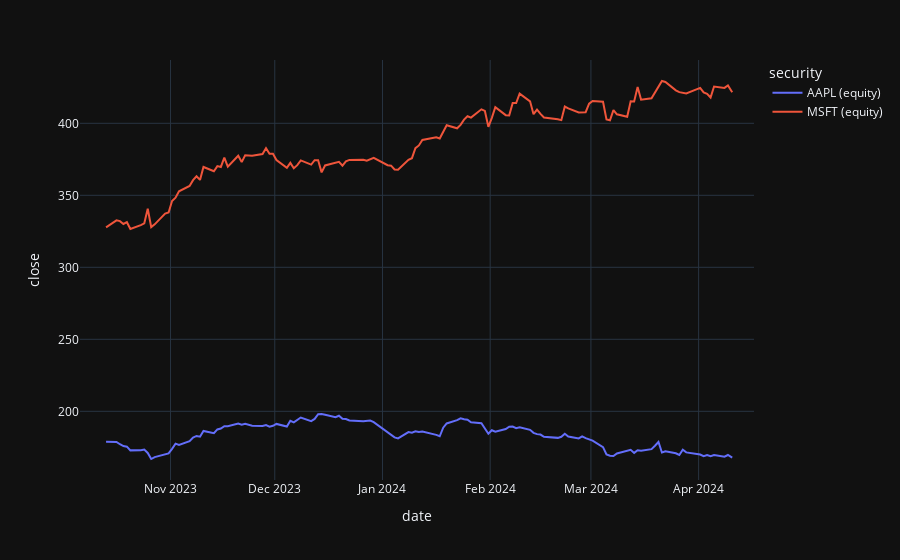

The cell this chart's notebook holds for it:
### Code cell
# graph with signals
# if signal.side == dx.Buy, up arrow (green) else down arrow (red)
# if signal.side == dx.Wait, no arrow

fig = px.line(df, y="close", color="security")
for date, signal in signals.iterrows():
    security = signal["security"]
    signal = signal["signal"]
    
    # get same row by date in df
    row = df.loc[date]
    
    if signal.side == dx.Side.BUY:
        fig.add_trace(go.Scatter(x=[date], y=[row["close"]], mode="markers", marker=dict(color="green", symbol="triangle-up", size=10), showlegend=False))
    elif signal.side == dx.Side.SELL:
        fig.add_trace(go.Scatter(x=[date], y=[row["close"]], mode="markers", marker=dict(color="red", symbol="triangle-down", size=10), showlegend=False))

fig.show()

### Figure 1 — Plotly figure (JSON) as saved in the notebook; plotly's stock layout.template omitted (floating-point values rounded to 4 significant figures)
{"data": [{"hovertemplate": "security=AAPL (equity)<br>date=%{x}<br>close=%{y}<extra></extra>", "legendgroup": "AAPL (equity)", "line": {"color": "#636efa", "dash": "solid"}, "marker": {"symbol": "circle"}, "mode": "lines", "name": "AAPL (equity)", "orientation": "v", "showlegend": true, "x": ["2023-10-13T10:30:00", "2023-10-16T10:30:00", "2023-10-17T10:30:00", "2023-10-18T10:30:00", "2023-10-19T10:30:00", "2023-10-20T10:30:00", "2023-10-23T10:30:00", "2023-10-24T10:30:00", "2023-10-25T10:30:00", "2023-10-26T10:30:00", "2023-10-27T10:30:00", "2023-10-30T10:30:00", "2023-10-31T10:30:00", "2023-11-01T10:30:00", "2023-11-02T10:30:00", "2023-11-03T10:30:00", "2023-11-06T11:30:00", "2023-11-07T11:30:00", "2023-11-08T11:30:00", "2023-11-09T11:30:00", "2023-11-10T11:30:00", "2023-11-13T11:30:00", "2023-11-14T11:30:00", "2023-11-15T11:30:00", "2023-11-16T11:30:00", "2023-11-17T11:30:00", "2023-11-20T11:30:00", "2023-11-21T11:30:00", "2023-11-22T11:30:00", "2023-11-24T11:30:00", "2023-11-27T11:30:00", "2023-11-28T11:30:00", "2023-11-29T11:30:00", "2023-11-30T11:30:00", "2023-12-01T11:30:00", "2023-12-04T11:30:00", "2023-12-05T11:30:00", "2023-12-06T11:30:00", "2023-12-07T11:30:00", "2023-12-08T11:30:00", "2023-12-11T11:30:00", "2023-12-12T11:30:00", "2023-12-13T11:30:00", "2023-12-14T11:30:00", "2023-12-15T11:30:00", "2023-12-18T11:30:00", "2023-12-19T11:30:00", "2023-12-20T11:30:00", "2023-12-21T11:30:00", "2023-12-22T11:30:00", "2023-12-26T11:30:00", "2023-12-27T11:30:00", "2023-12-28T11:30:00", "2023-12-29T11:30:00", "2024-01-02T11:30:00", "2024-01-03T11:30:00", "2024-01-04T11:30:00", "2024-01-05T11:30:00", "2024-01-08T11:30:00", "2024-01-09T11:30:00", "2024-01-10T11:30:00", "2024-01-11T11:30:00", "2024-01-12T11:30:00", "2024-01-16T11:30:00", "2024-01-17T11:30:00", "2024-01-18T11:30:00", "2024-01-19T11:30:00", "2024-01-22T11:30:00", "2024-01-23T11:30:00", "2024-01-24T11:30:00", "2024-01-25T11:30:00", "2024-01-26T11:30:00", "2024-01-29T11:30:00", "2024-01-30T11:30:00", "2024-01-31T11:30:00", "2024-02-01T11:30:00", "2024-02-02T11:30:00", "2024-02-05T11:30:00", "2024-02-06T11:30:00", "2024-02-07T11:30:00", "2024-02-08T11:30:00", "2024-02-09T11:30:00", "2024-02-12T11:30:00", "2024-02-13T11:30:00", "2024-02-14T11:30:00", "2024-02-15T11:30:00", "2024-02-16T11:30:00", "2024-02-20T11:30:00", "2024-02-21T11:30:00", "2024-02-22T11:30:00", "2024-02-23T11:30:00", "2024-02-26T11:30:00", "2024-02-27T11:30:00", "2024-02-28T11:30:00", "2024-02-29T11:30:00", "2024-03-01T11:30:00", "2024-03-04T11:30:00", "2024-03-05T11:30:00", "2024-03-06T11:30:00", "2024-03-07T11:30:00", "2024-03-08T11:30:00", "2024-03-11T10:30:00", "2024-03-12T10:30:00", "2024-03-13T10:30:00", "2024-03-14T10:30:00", "2024-03-15T10:30:00", "2024-03-18T10:30:00", "2024-03-19T10:30:00", "2024-03-20T10:30:00", "2024-03-21T10:30:00", "2024-03-22T10:30:00", "2024-03-25T10:30:00", "2024-03-26T10:30:00", "2024-03-27T10:30:00", "2024-03-28T10:30:00", "2024-04-01T10:30:00", "2024-04-02T10:30:00", "2024-04-03T10:30:00", "2024-04-04T10:30:00", "2024-04-05T10:30:00", "2024-04-08T10:30:00", "2024-04-09T10:30:00", "2024-04-10T15:55:59"], "xaxis": "x", "y": [178.9, 178.7, 177.1, 175.8, 175.5, 172.9, 173.0, 173.4, 171.1, 166.9, 168.2, 170.3, 170.8, 174.0, 177.6, 176.6, 179.2, 181.8, 182.9, 182.4, 186.4, 184.8, 187.4, 188.0, 189.7, 189.7, 191.4, 190.6, 191.3, 190.0, 189.8, 190.4, 189.4, 189.9, 191.2, 189.4, 193.4, 192.3, 194.3, 195.7, 193.2, 194.7, 198.0, 198.1, 197.6, 195.9, 196.9, 194.8, 194.7, 193.6, 193.1, 193.1, 193.6, 192.5, 185.6, 184.2, 181.9, 181.2, 185.6, 185.1, 186.2, 185.6, 185.9, 183.6, 182.7, 188.6, 191.6, 193.9, 195.2, 194.5, 194.2, 192.4, 191.7, 188.0, 184.4, 186.9, 185.9, 187.7, 189.3, 189.4, 188.3, 188.9, 187.1, 185.0, 184.1, 183.9, 182.3, 181.6, 182.3, 184.4, 182.5, 181.2, 182.6, 181.4, 180.8, 179.7, 175.1, 170.1, 169.1, 169.0, 170.7, 172.8, 173.2, 171.1, 173.0, 172.6, 173.7, 176.1, 178.7, 171.4, 172.3, 170.9, 169.7, 173.3, 171.5, 170.0, 168.8, 169.6, 168.8, 169.6, 168.4, 169.7, 167.9], "yaxis": "y", "type": "scatter"}, {"hovertemplate": "security=MSFT (equity)<br>date=%{x}<br>close=%{y}<extra></extra>", "legendgroup": "MSFT (equity)", "line": {"color": "#EF553B", "dash": "solid"}, "marker": {"symbol": "circle"}, "mode": "lines", "name": "MSFT (equity)", "orientation": "v", "showlegend": true, "x": ["2023-10-13T10:30:00", "2023-10-16T10:30:00", "2023-10-17T10:30:00", "2023-10-18T10:30:00", "2023-10-19T10:30:00", "2023-10-20T10:30:00", "2023-10-23T10:30:00", "2023-10-24T10:30:00", "2023-10-25T10:30:00", "2023-10-26T10:30:00", "2023-10-27T10:30:00", "2023-10-30T10:30:00", "2023-10-31T10:30:00", "2023-11-01T10:30:00", "2023-11-02T10:30:00", "2023-11-03T10:30:00", "2023-11-06T11:30:00", "2023-11-07T11:30:00", "2023-11-08T11:30:00", "2023-11-09T11:30:00", "2023-11-10T11:30:00", "2023-11-13T11:30:00", "2023-11-14T11:30:00", "2023-11-15T11:30:00", "2023-11-16T11:30:00", "2023-11-17T11:30:00", "2023-11-20T11:30:00", "2023-11-21T11:30:00", "2023-11-22T11:30:00", "2023-11-24T11:30:00", "2023-11-27T11:30:00", "2023-11-28T11:30:00", "2023-11-29T11:30:00", "2023-11-30T11:30:00", "2023-12-01T11:30:00", "2023-12-04T11:30:00", "2023-12-05T11:30:00", "2023-12-06T11:30:00", "2023-12-07T11:30:00", "2023-12-08T11:30:00", "2023-12-11T11:30:00", "2023-12-12T11:30:00", "2023-12-13T11:30:00", "2023-12-14T11:30:00", "2023-12-15T11:30:00", "2023-12-18T11:30:00", "2023-12-19T11:30:00", "2023-12-20T11:30:00", "2023-12-21T11:30:00", "2023-12-22T11:30:00", "2023-12-26T11:30:00", "2023-12-27T11:30:00", "2023-12-28T11:30:00", "2023-12-29T11:30:00", "2024-01-02T11:30:00", "2024-01-03T11:30:00", "2024-01-04T11:30:00", "2024-01-05T11:30:00", "2024-01-08T11:30:00", "2024-01-09T11:30:00", "2024-01-10T11:30:00", "2024-01-11T11:30:00", "2024-01-12T11:30:00", "2024-01-16T11:30:00", "2024-01-17T11:30:00", "2024-01-18T11:30:00", "2024-01-19T11:30:00", "2024-01-22T11:30:00", "2024-01-23T11:30:00", "2024-01-24T11:30:00", "2024-01-25T11:30:00", "2024-01-26T11:30:00", "2024-01-29T11:30:00", "2024-01-30T11:30:00", "2024-01-31T11:30:00", "2024-02-01T11:30:00", "2024-02-02T11:30:00", "2024-02-05T11:30:00", "2024-02-06T11:30:00", "2024-02-07T11:30:00", "2024-02-08T11:30:00", "2024-02-09T11:30:00", "2024-02-12T11:30:00", "2024-02-13T11:30:00", "2024-02-14T11:30:00", "2024-02-15T11:30:00", "2024-02-16T11:30:00", "2024-02-20T11:30:00", "2024-02-21T11:30:00", "2024-02-22T11:30:00", "2024-02-23T11:30:00", "2024-02-26T11:30:00", "2024-02-27T11:30:00", "2024-02-28T11:30:00", "2024-02-29T11:30:00", "2024-03-01T11:30:00", "2024-03-04T11:30:00", "2024-03-05T11:30:00", "2024-03-06T11:30:00", "2024-03-07T11:30:00", "2024-03-08T11:30:00", "2024-03-11T10:30:00", "2024-03-12T10:30:00", "2024-03-13T10:30:00", "2024-03-14T10:30:00", "2024-03-15T10:30:00", "2024-03-18T10:30:00", "2024-03-19T10:30:00", "2024-03-20T10:30:00", "2024-03-21T10:30:00", "2024-03-22T10:30:00", "2024-03-25T10:30:00", "2024-03-26T10:30:00", "2024-03-27T10:30:00", "2024-03-28T10:30:00", "2024-04-01T10:30:00", "2024-04-02T10:30:00", "2024-04-03T10:30:00", "2024-04-04T10:30:00", "2024-04-05T10:30:00", "2024-04-08T10:30:00", "2024-04-09T10:30:00", "2024-04-10T15:56:00"], "xaxis": "x", "y": [327.7, 332.6, 332.1, 330.1, 331.3, 326.7, 329.3, 330.5, 340.7, 327.9, 329.8, 337.3, 338.1, 346.1, 348.3, 352.8, 356.5, 360.5, 363.2, 360.7, 369.7, 366.7, 370.3, 369.7, 376.2, 369.9, 377.4, 373.1, 377.9, 377.4, 378.6, 382.7, 378.9, 378.9, 374.5, 369.1, 372.5, 368.8, 371.0, 374.2, 371.3, 374.4, 374.4, 365.9, 370.7, 372.6, 373.3, 370.6, 373.5, 374.6, 374.7, 374.1, 375.3, 376.0, 370.9, 370.6, 367.9, 367.8, 374.7, 375.8, 382.8, 384.6, 388.5, 390.3, 389.5, 393.9, 398.7, 396.5, 398.9, 402.6, 404.9, 403.9, 409.7, 408.6, 397.6, 403.8, 411.2, 405.6, 405.5, 414.0, 414.1, 420.5, 415.3, 406.3, 409.5, 406.6, 404.1, 402.8, 402.2, 411.6, 410.3, 407.5, 407.5, 407.7, 413.6, 415.5, 414.9, 402.6, 402.1, 409.1, 406.2, 404.5, 415.3, 415.1, 425.2, 416.4, 417.3, 421.4, 425.2, 429.4, 428.7, 422.9, 421.6, 421.4, 420.7, 424.6, 421.4, 420.5, 417.9, 425.5, 424.6, 426.3, 421.6], "yaxis": "y", "type": "scatter"}, {"marker": {"color": "green", "size": 10, "symbol": "triangle-up"}, "mode": "markers", "showlegend": false, "x": ["2023-10-23T10:30:00"], "y": [[173.0, 329.3]], "type": "scatter"}, {"marker": {"color": "red", "size": 10, "symbol": "triangle-down"}, "mode": "markers", "showlegend": false, "x": ["2023-11-07T11:30:00"], "y": [[181.8, 360.5]], "type": "scatter"}, {"marker": {"color": "green", "size": 10, "symbol": "triangle-up"}, "mode": "markers", "showlegend": false, "x": ["2023-11-09T11:30:00"], "y": [[182.4, 360.7]], "type": "scatter"}, {"marker": {"color": "red", "size": 10, "symbol": "triangle-down"}, "mode": "markers", "showlegend": false, "x": ["2023-11-24T11:30:00"], "y": [[190.0, 377.4]], "type": "scatter"}, {"marker": {"color": "red", "size": 10, "symbol": "triangle-down"}, "mode": "markers", "showlegend": false, "x": ["2023-11-27T11:30:00"], "y": [[189.8, 378.6]], "type": "scatter"}, {"marker": {"color": "green", "size": 10, "symbol": "triangle-up"}, "mode": "markers", "showlegend": false, "x": ["2023-12-14T11:30:00"], "y": [[198.1, 365.9]], "type": "scatter"}, {"marker": {"color": "red", "size": 10, "symbol": "triangle-down"}, "mode": "markers", "showlegend": false, "x": ["2023-12-15T11:30:00"], "y": [[197.6, 370.7]], "type": "scatter"}, {"marker": {"color": "green", "size": 10, "symbol": "triangle-up"}, "mode": "markers", "showlegend": false, "x": ["2023-12-21T11:30:00"], "y": [[194.7, 373.5]], "type": "scatter"}, {"marker": {"color": "green", "size": 10, "symbol": "triangle-up"}, "mode": "markers", "showlegend": false, "x": ["2023-12-22T11:30:00"], "y": [[193.6, 374.6]], "type": "scatter"}, {"marker": {"color": "green", "size": 10, "symbol": "triangle-up"}, "mode": "markers", "showlegend": false, "x": ["2023-12-28T11:30:00"], "y": [[193.6, 375.3]], "type": "scatter"}, {"marker": {"color": "green", "size": 10, "symbol": "triangle-up"}, "mode": "markers", "showlegend": false, "x": ["2024-01-03T11:30:00"], "y": [[184.2, 370.6]], "type": "scatter"}, {"marker": {"color": "green", "size": 10, "symbol": "triangle-up"}, "mode": "markers", "showlegend": false, "x": ["2024-01-11T11:30:00"], "y": [[185.6, 384.6]], "type": "scatter"}, {"marker": {"color": "green", "size": 10, "symbol": "triangle-up"}, "mode": "markers", "showlegend": false, "x": ["2024-01-12T11:30:00"], "y": [[185.9, 388.5]], "type": "scatter"}, {"marker": {"color": "green", "size": 10, "symbol": "triangle-up"}, "mode": "markers", "showlegend": false, "x": ["2024-01-16T11:30:00"], "y": [[183.6, 390.3]], "type": "scatter"}, {"marker": {"color": "red", "size": 10, "symbol": "triangle-down"}, "mode": "markers", "showlegend": false, "x": ["2024-01-22T11:30:00"], "y": [[193.9, 396.5]], "type": "scatter"}, {"marker": {"color": "green", "size": 10, "symbol": "triangle-up"}, "mode": "markers", "showlegend": false, "x": ["2024-01-30T11:30:00"], "y": [[188.0, 408.6]], "type": "scatter"}, {"marker": {"color": "red", "size": 10, "symbol": "triangle-down"}, "mode": "markers", "showlegend": false, "x": ["2024-02-08T11:30:00"], "y": [[188.3, 414.1]], "type": "scatter"}, {"marker": {"color": "green", "size": 10, "symbol": "triangle-up"}, "mode": "markers", "showlegend": false, "x": ["2024-02-22T11:30:00"], "y": [[184.4, 411.6]], "type": "scatter"}, {"marker": {"color": "green", "size": 10, "symbol": "triangle-up"}, "mode": "markers", "showlegend": false, "x": ["2024-03-25T10:30:00"], "y": [[170.9, 422.9]], "type": "scatter"}, {"marker": {"color": "red", "size": 10, "symbol": "triangle-down"}, "mode": "markers", "showlegend": false, "x": ["2024-03-27T10:30:00"], "y": [[173.3, 421.4]], "type": "scatter"}, {"marker": {"color": "green", "size": 10, "symbol": "triangle-up"}, "mode": "markers", "showlegend": false, "x": ["2024-04-01T10:30:00"], "y": [[170.0, 424.6]], "type": "scatter"}, {"marker": {"color": "red", "size": 10, "symbol": "triangle-down"}, "mode": "markers", "showlegend": false, "x": ["2024-04-02T10:30:00"], "y": [[168.8, 421.4]], "type": "scatter"}, {"marker": {"color": "red", "size": 10, "symbol": "triangle-down"}, "mode": "markers", "showlegend": false, "x": ["2024-04-05T10:30:00"], "y": [[169.6, 425.5]], "type": "scatter"}, {"marker": {"color": "red", "size": 10, "symbol": "triangle-down"}, "mode": "markers", "showlegend": false, "x": ["2023-10-17T10:30:00"], "y": [[177.1, 332.1]], "type": "scatter"}, {"marker": {"color": "green", "size": 10, "symbol": "triangle-up"}, "mode": "markers", "showlegend": false, "x": ["2023-10-24T10:30:00"], "y": [[173.4, 330.5]], "type": "scatter"}, {"marker": {"color": "green", "size": 10, "symbol": "triangle-up"}, "mode": "markers", "showlegend": false, "x": ["2023-11-02T10:30:00"], "y": [[177.6, 348.3]], "type": "scatter"}, {"marker": {"color": "red", "size": 10, "symbol": "triangle-down"}, "mode": "markers", "showlegend": false, "x": ["2023-11-08T11:30:00"], "y": [[182.9, 363.2]], "type": "scatter"}, {"marker": {"color": "green", "size": 10, "symbol": "triangle-up"}, "mode": "markers", "showlegend": false, "x": ["2023-11-29T11:30:00"], "y": [[189.4, 378.9]], "type": "scatter"}, {"marker": {"color": "green", "size": 10, "symbol": "triangle-up"}, "mode": "markers", "showlegend": false, "x": ["2023-12-05T11:30:00"], "y": [[193.4, 372.5]], "type": "scatter"}, {"marker": {"color": "green", "size": 10, "symbol": "triangle-up"}, "mode": "markers", "showlegend": false, "x": ["2023-12-22T11:30:00"], "y": [[193.6, 374.6]], "type": "scatter"}, {"marker": {"color": "red", "size": 10, "symbol": "triangle-down"}, "mode": "markers", "showlegend": false, "x": ["2024-01-03T11:30:00"], "y": [[184.2, 370.6]], "type": "scatter"}, {"marker": {"color": "green", "size": 10, "symbol": "triangle-up"}, "mode": "markers", "showlegend": false, "x": ["2024-01-17T11:30:00"], "y": [[182.7, 389.5]], "type": "scatter"}, {"marker": {"color": "green", "size": 10, "symbol": "triangle-up"}, "mode": "markers", "showlegend": false, "x": ["2024-01-25T11:30:00"], "y": [[194.2, 404.9]], "type": "scatter"}, {"marker": {"color": "green", "size": 10, "symbol": "triangle-up"}, "mode": "markers", "showlegend": false, "x": ["2024-01-26T11:30:00"], "y": [[192.4, 403.9]], "type": "scatter"}, {"marker": {"color": "green", "size": 10, "symbol": "triangle-up"}, "mode": "markers", "showlegend": false, "x": ["2024-01-29T11:30:00"], "y": [[191.7, 409.7]], "type": "scatter"}, {"marker": {"color": "red", "size": 10, "symbol": "triangle-down"}, "mode": "markers", "showlegend": false, "x": ["2024-02-01T11:30:00"], "y": [[186.9, 403.8]], "type": "scatter"}, {"marker": {"color": "red", "size": 10, "symbol": "triangle-down"}, "mode": "markers", "showlegend": false, "x": ["2024-02-07T11:30:00"], "y": [[189.4, 414.0]], "type": "scatter"}, {"marker": {"color": "green", "size": 10, "symbol": "triangle-up"}, "mode": "markers", "showlegend": false, "x": ["2024-02-16T11:30:00"], "y": [[182.3, 404.1]], "type": "scatter"}, {"marker": {"color": "red", "size": 10, "symbol": "triangle-down"}, "mode": "markers", "showlegend": false, "x": ["2024-03-05T11:30:00"], "y": [[170.1, 402.6]], "type": "scatter"}, {"marker": {"color": "green", "size": 10, "symbol": "triangle-up"}, "mode": "markers", "showlegend": false, "x": ["2024-03-12T10:30:00"], "y": [[173.2, 415.3]], "type": "scatter"}, {"marker": {"color": "red", "size": 10, "symbol": "triangle-down"}, "mode": "markers", "showlegend": false, "x": ["2024-03-18T10:30:00"], "y": [[173.7, 417.3]], "type": "scatter"}, {"marker": {"color": "green", "size": 10, "symbol": "triangle-up"}, "mode": "markers", "showlegend": false, "x": ["2024-04-02T10:30:00"], "y": [[168.8, 421.4]], "type": "scatter"}, {"marker": {"color": "red", "size": 10, "symbol": "triangle-down"}, "mode": "markers", "showlegend": false, "x": ["2024-04-05T10:30:00"], "y": [[169.6, 425.5]], "type": "scatter"}], "layout": {"xaxis": {"anchor": "y", "domain": [0.0, 1.0], "title": {"text": "date"}}, "yaxis": {"anchor": "x", "domain": [0.0, 1.0], "title": {"text": "close"}}, "legend": {"title": {"text": "security"}, "tracegroupgap": 0}, "margin": {"t": 60}}}
